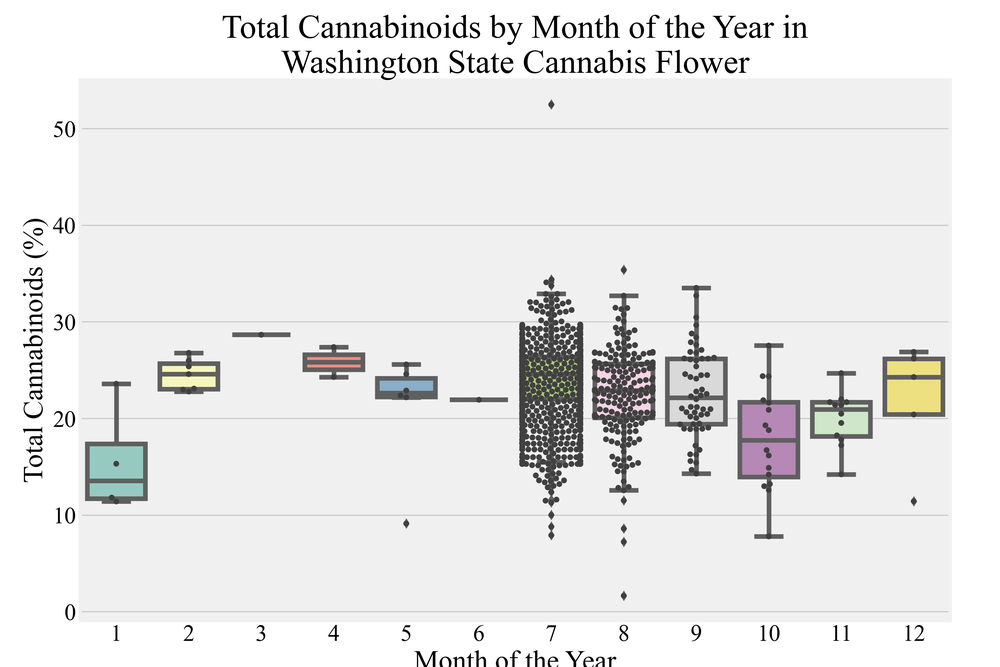
#> input picture season-2/50-data-augmentation-and-visualization/total-cannabinoids-by-month-wa.png, 1000 x 667 px, shrunk from 3600 x 2400 before the run
$ python -i flower_art.py   (imports and definitions only)
#> lines starting #> are read from the running program, lines starting #| are printed output that depends on the picture; after the words box and inside, x2 and y2 are one past the last pixel; in counts of white or black regions, pixels touching at a corner belong together
"""
FlowerArt | Cannlytics AI
Copyright (c) 2022 Cannlytics

Authors: Keegan Skeate <https://github.com/keeganskeate>
Created: 5/29/2022
Updated: 8/10/2022
License: MIT License <https://opensource.org/licenses/MIT>

Description:

    Programmatically create flower art given effects and aromas.
    E.g. skunk -> green heat wave coming off of flower

Resources:

    - NFT Image Generator
    URL: https://github.com/benyaminahmed/nft-image-generator/blob/main/generate.ipynb

    - Turn Photos into Cartoons Using Python
    URL: <https://towardsdatascience.com/turn-photos-into-cartoons-using-python-bb1a9f578a7e>

"""

# Standard imports.
from typing import Any, Optional

# External imports.
from bs4 import BeautifulSoup
import cv2
import numpy as np
import requests
import urllib.parse


class FlowerArt():
    """Create cannabis art and cannabis strain NFTs."""

    def __init__(self,
        line_size = 7,
        blur_value = 7,
        number_of_filters = 10,
        total_colors = 9,
        sigmaColor = 200,
        sigmaSpace = 200,
    ) -> None:
        """Initialize the FlowerArt client.
        Args:
            line_size (int): The width of the lines to draw.
            blur_value (int): The degree to which to blur the image.
            number_of_filers (int): The number of filters to apply.
                Generally use 5 for fast to 10 for slow rendering.
            total_colors (int): The maximum number of colors.
            sigmaColor (int): The distortion of color, > 200 for cartoon.
            sigmaSpace (int): The distortion of space, > 200 for cartoon.
        """
        self.line_size = line_size
        self.blur_value = blur_value
        self.number_of_filters = number_of_filters
        self.total_colors = total_colors
        self.sigmaColor = sigmaColor
        self.sigmaSpace = sigmaSpace

    def cartoonize_image(
            self,
            filename: str,
            outfile: str,
            grayscale: Optional[bool] = False,
            convert_colors: Optional[bool] = False,
            show: Optional[bool] = False,
        ) -> Any:
        """Create a NFT for a given strain given a representative image.
        Combine edge mask with the colored image.
        Apply bilateral filter to reduce the noise in the image.
        This blurs and reduces the sharpness of the image.
        Args:
            filename (str): The image file to use as a model.
            outfile (str): The image file to create.
            grayscale (bool): Whether to convert to grayscale, False by default.
            convert_colors (bool): Whether to convert the colors, False by default.
            show (bool): Whether or not to show the image, False by default.
        Returns:
            (Mat): The image matrix data.
        """
#> called with outfile = 'out.png', grayscale = False, convert_colors = False, show = False
        img = cv2.imread(filename)
#> img is the input picture: shape (667, 1000, 3); mean B, G, R 232.1, 232.4, 232.4
        edges = self.edge_mask(img, self.line_size, self.blur_value)
        if grayscale:
            img = self.color_quantization(img, self.total_colors)
        if convert_colors:
            img = cv2.cvtColor(img, cv2.COLOR_RGB2BGR)
        blurred = cv2.bilateralFilter(
            img,
            d=self.number_of_filters,
            sigmaColor=self.sigmaColor,
            sigmaSpace=self.sigmaSpace,
        )
        cartoon = cv2.bitwise_and(blurred, blurred, mask=edges)
        cv2.imwrite(outfile, cartoon)
        if show:
            cv2.imshow('image', cartoon)
            cv2.waitKey()
        return img

    def color_quantization(self, img, k: int):
        """Reduce the color palette, because a drawing has fewer colors
        than a photo. Color quantization is performed by the K-Means
        clustering algorithm of OpenCV.
        Args:
            img (Mat): The image matrix data.
            k (int): The degree of the K-means clustering algorithm.
        Returns:
            (Mat): The image matrix data.
        """
        data = np.float32(img).reshape((-1, 3))
        criteria = (cv2.TERM_CRITERIA_EPS + cv2.TERM_CRITERIA_MAX_ITER, 20, 0.001)
        _, label, center = cv2.kmeans(data, k, None, criteria, 10, cv2.KMEANS_RANDOM_CENTERS)
        center = np.uint8(center)
        result = center[label.flatten()]
        result = result.reshape(img.shape)
        return result

    def edge_mask(self, img, line_size, blur_value):
        """Create an edge mask, emphasizing the thickness of the edges
        to give a cartoon-style to the image.
        Args:
            img (Mat): The image matrix data.
            line_size (int): The width for the image lines.
            blur_value (int): The degree to which to blur the image.
        Returns:
            (Mat): The matrix data for the edges of the image.
        """
#> called with line_size = 7, blur_value = 7
        gray = cv2.cvtColor(img, cv2.COLOR_BGR2GRAY)
        gray_blur = cv2.medianBlur(gray, blur_value)
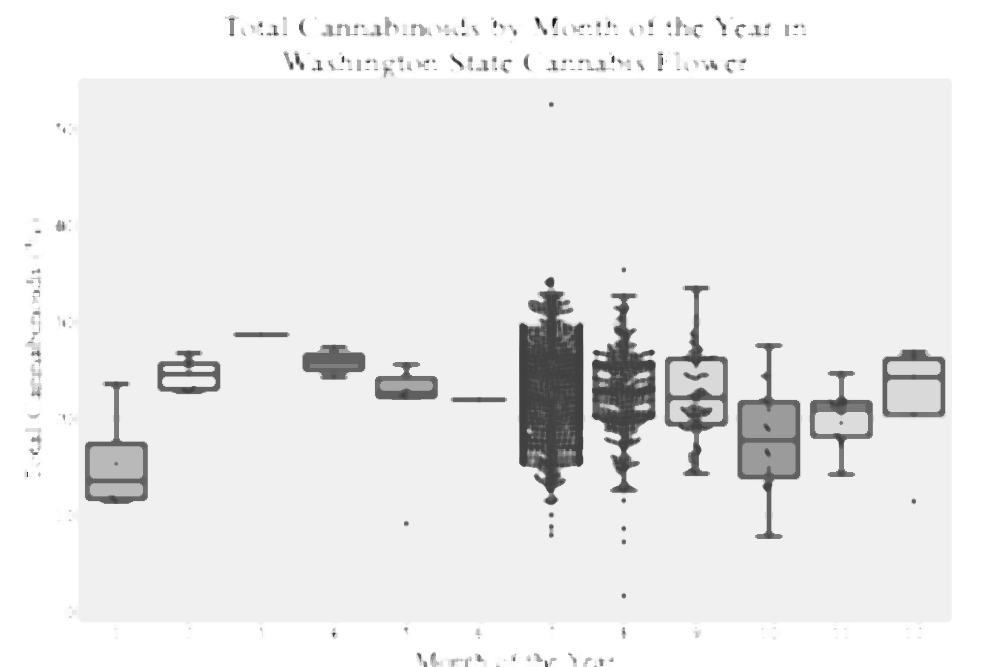
#> gray_blur: shape (667, 1000); min 18, max 255, mean 235
        edges = cv2.adaptiveThreshold(gray_blur, 255, cv2.ADAPTIVE_THRESH_MEAN_C, cv2.THRESH_BINARY, line_size, blur_value)
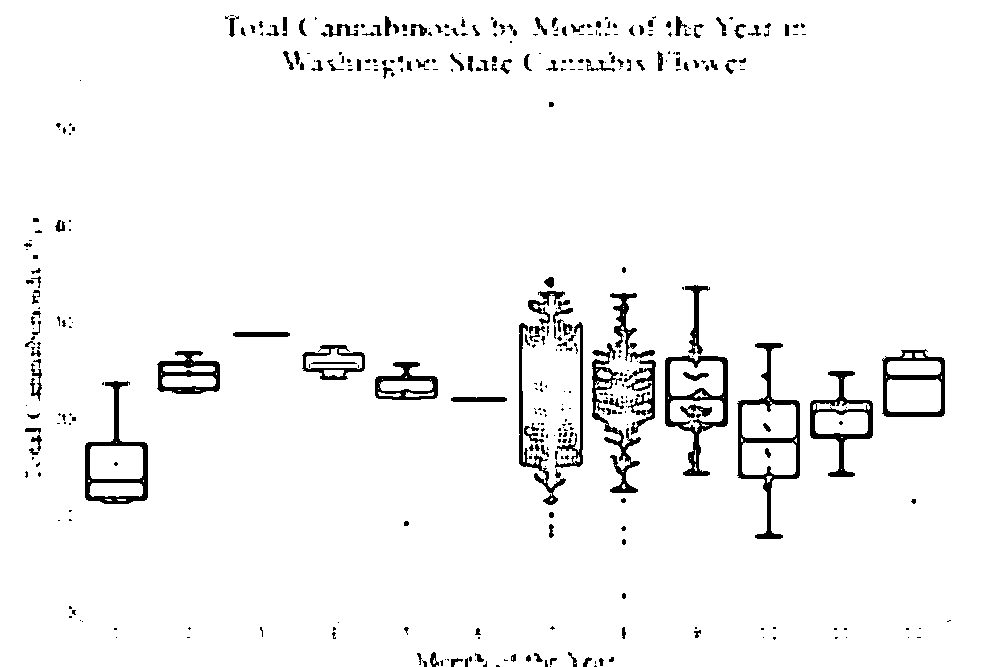
#> edges: shape (667, 1000); 96.1% white; 407 black regions (253 under 20 px), largest, box (x1, y1, x2, y2) and area: (737, 343, 800, 539) 2215, (665, 355, 728, 476) 2005, (85, 381, 148, 504) 1732
        return edges

    def get_color_association(self, string: str) -> str:
        """Get a color associated with a given word or phrase.
        The algorithm uses Colorize, a tool that uses a search engine to
        find image results for a word or phrase, and then calculates the
        average color across approximately 25 image results.
        Credit: Alex Beals
        URL: https://alexbeals.com/projects/colorize/
        Args:
            string (str): Text to create an association with.
        Returns:
            (str): A color hex code.
        """
        base = 'https://alexbeals.com/projects/colorize/search.php?q='
        url = base + urllib.parse.quote_plus(string)
        response = requests.get(url)
        soup = BeautifulSoup(response.content, features='html.parser')
        a = soup.find_all('span', {'class': 'hex'})
        return a[0].text

>>> result = FlowerArt().cartoonize_image('../50-data-augmentation-and-visualization/total-cannabinoids-by-month-wa.png', 'out.png')
#> in cartoonize_image, `cartoon = cv2.bitwise_and(blurred, blurred, mask=edges)`:
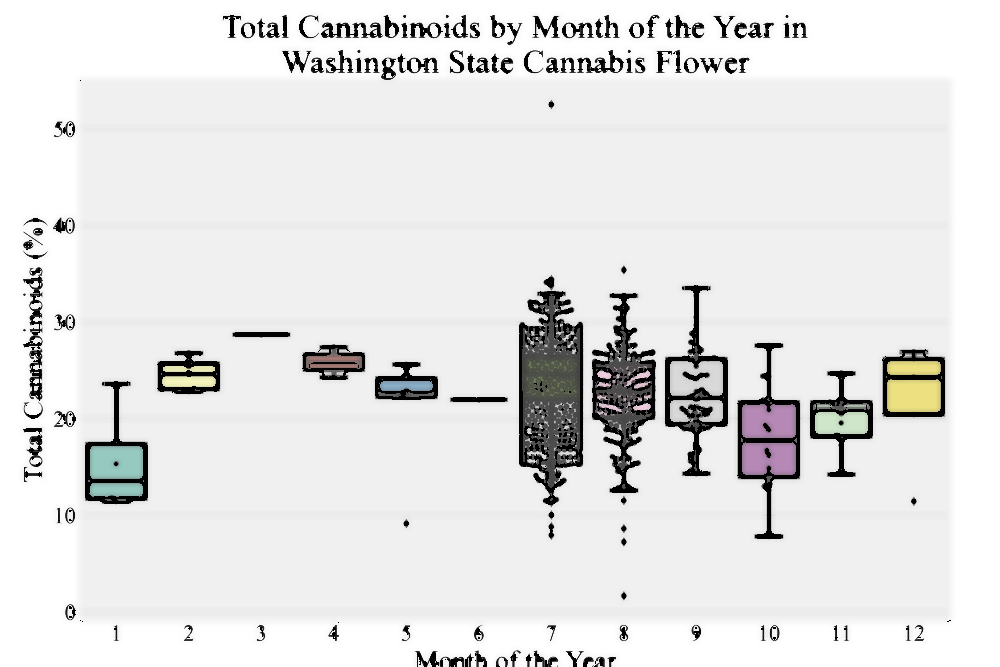
#> cartoon: shape (667, 1000, 3); mean B, G, R 227.9, 228.2, 228.2
